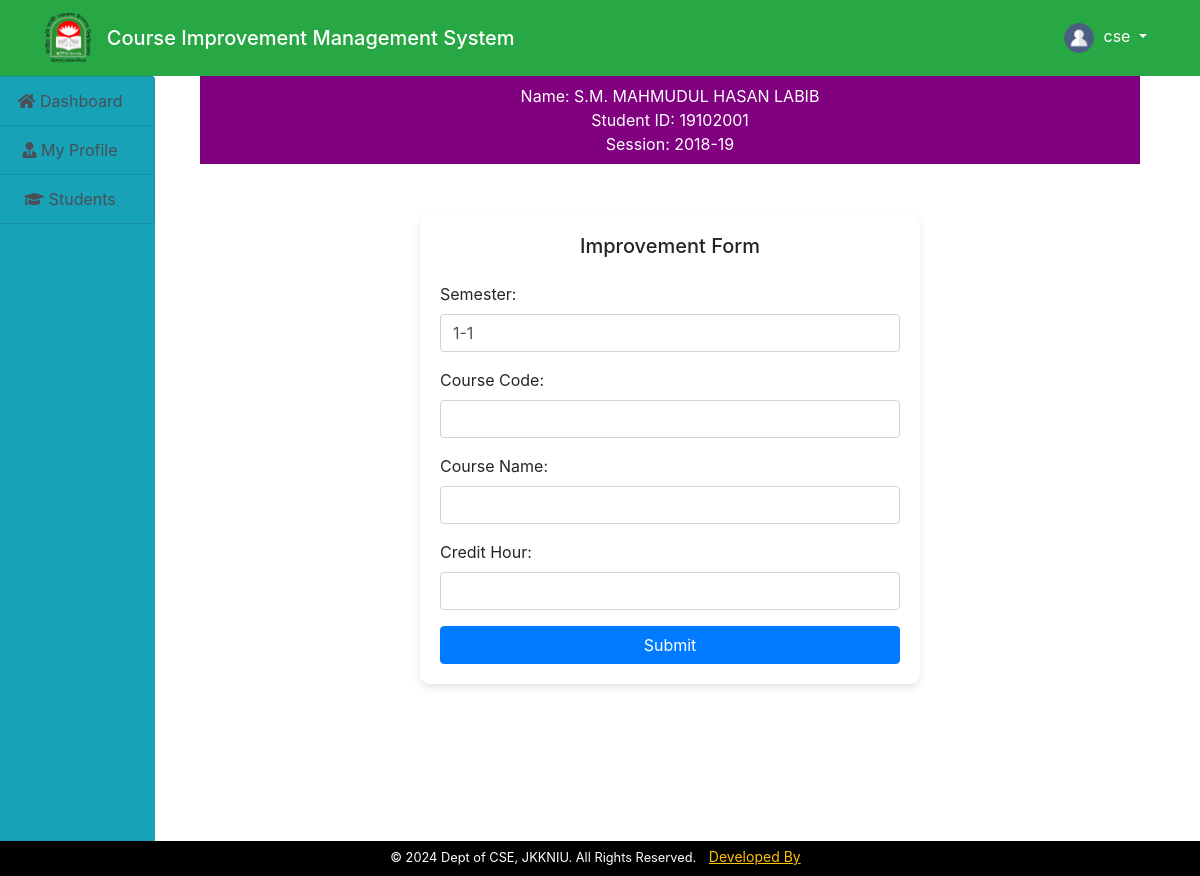
Screenshot of /department/add_for_imp.php?id=1 (signed in) with the database file from the repository.
### tables this page shows
CREATE TABLE `students` (
  `id` int(11) NOT NULL,
  `name` varchar(200) NOT NULL,
  `username` varchar(200) NOT NULL,
  `department` varchar(40) NOT NULL,
  `stud_id` varchar(100) NOT NULL,
  `reg_no` varchar(100) NOT NULL,
  `email` varchar(200) NOT NULL,
  `gender` varchar(200) NOT NULL,
  `phone` varchar(200) NOT NULL,
  `password` varchar(200) NOT NULL,
  `data_reg` varchar(200) NOT NULL,
  `status` varchar(200) NOT NULL,
  `session` varchar(200) NOT NULL,
  `otp` varchar(100) NOT NULL,
  `profile` varchar(200) NOT NULL
);

### department/add_for_imp.php (the view, shortened to what this page needs)
<!DOCTYPE html>
<html lang="en">
<head>
    <link rel="stylesheet" href="https://maxcdn.bootstrapcdn.com/bootstrap/4.5.2/css/bootstrap.min.css">
</head>
<body>
    <?php
    include("header.php");
    include("../include/connect.php");
    ?>
    <div class="container-fluid">
        <div class="row">
            <div class="col-md-2" style="margin-left: -30px;">
                <?php include("sidenav.php"); ?>
            </div>
            <div class="col-md-10">
                <div class="container">
                    <?php
                    if (isset($_GET['id'])) {
                        $id = (int)$_GET['id'];
                        $query = "SELECT * FROM students WHERE id='$id'";
                        $res = mysqli_query($conn, $query);
                        $row = mysqli_fetch_array($res);
                    }
                    ?>
                    <div>
                        <p style="text-align:center;color:#fff;background:purple;margin:0;padding:8px;width:100%"><?php echo "Name: " . $row['name'] . "<br>Student ID: " . $row['stud_id']."<br>Session: " . $row['session']; ?></p>
                    </div>
                    <div class="form-card">
                        <div><h5 class="text-center mb-4">Improvement Form</h5></div>
                        <form action="" method="POST">
                                <div class="form-group">
                                    <label for="semester">Semester:</label>
                                    <select class="form-control" id="semester" name="semester" required>
                                        <option value="1_1">1-1</option>
                                    </select>
                                </div>
                                <div class="form-group">
                                    <label for="course_code">Course Code:</label>
                                    <input type="text" class="form-control" id="course_code" name="course_code" required>
                                </div>
                                <div class="form-group">
                                    <label for="course_name">Course Name:</label>
                                    <input type="text" class="form-control" id="course_name" name="course_name" required>
                                </div>
                                <div class="form-group">
                                    <label for="credit_hour">Credit Hour:</label>
                                    <input type="text" class="form-control" id="credit_hour" name="credit_hour" required>
                                </div>
                                <button type="submit" class="btn btn-primary btn-block">Submit</button>
                        </form>
                    </div>
                </div>
            </div>
        </div>
    </div>
    <?php
        include("../footer.php");
    ?>
</body>
</html>

### department/add_for_imp.php (style rules this page uses)
.form-card { max-width: 500px; margin: auto; margin-top: 50px; padding: 20px; border-radius: 10px; box-shadow: 0 4px 8px rgba(0, 0, 0, 0.1); }

### rows the page displays
students: name "S.M. MAHMUDUL HASAN LABIB", stud "19102001", session "2018-19"

### other values shown
$user "cse"
